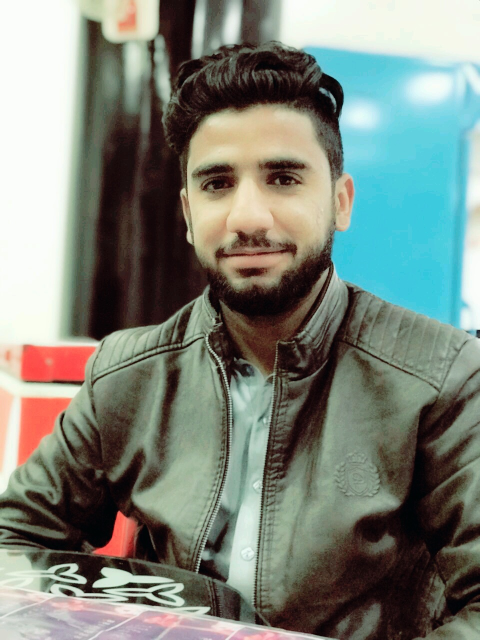
%> input picture 112.jpg, 960 x 1280 px (shown at 1/2 size)
$ octave border.m   (GNU Octave 9; MATLAB toolbox functions it lacks are replaced by stand-ins)
%> lines starting %> are read from the running program, lines starting %| are printed output that depends on the picture
img=imread('112.jpg');
%> img is the input picture: size 1280x960x3 uint8; mean R, G, B 124.7, 132, 122.4
img=imresize (img, [500 500]);
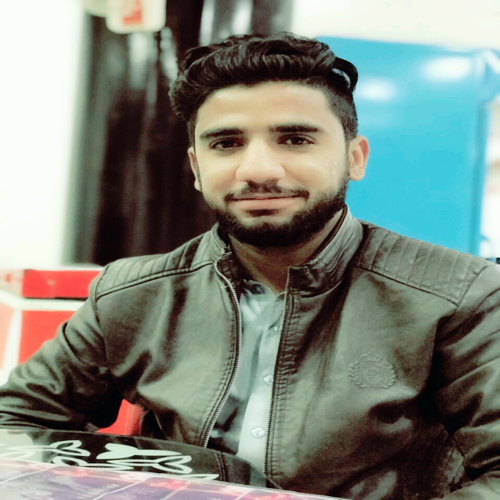
%> img: size 500x500x3 uint8; mean R, G, B 124.7, 132, 122.4
[y, x, c] = size (img);
%> y = 500; x = 500; c = 3
br=uint8 (zeros (y, 20, c)+400);
br (:, :, [1, 2])=0;
img1= [img br img];
br=uint8(zeros(y, 20, c)+1000);
br (:, :, [1, 2])=0;
img2= [img br img];
br=uint8(zeros(y, 20, c)+1000);
br (:, :, [1, 2])=0;
img3= [img br img];
imshow(img3);
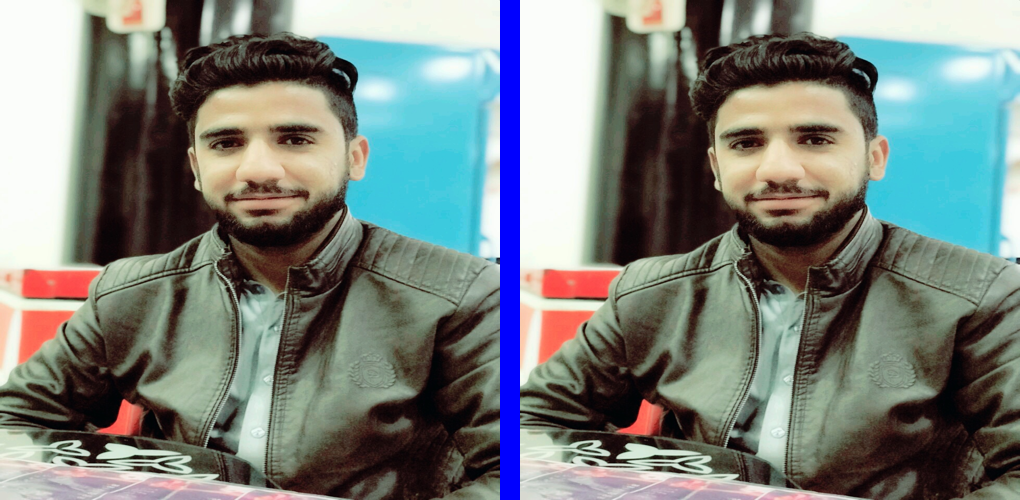
%> displayed picture: size 500x1020x3, on the screen's scale of 0 to 255; mean R, G, B 122.3, 129.4, 125
img3= [img1 br img2];
imshow(img3);
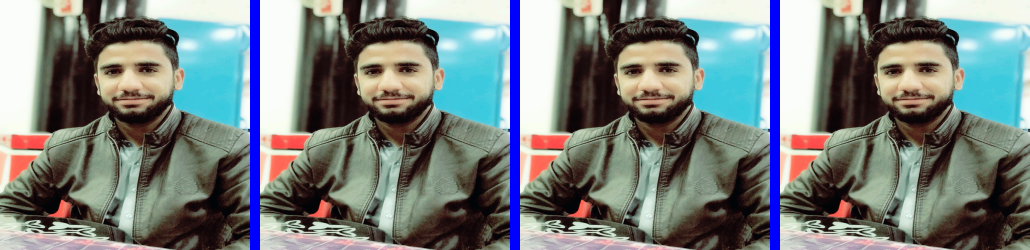
%> displayed picture: size 500x2060x3, on the screen's scale of 0 to 255 (shown at 1/2 size); mean R, G, B 121.1, 128.2, 126.3
